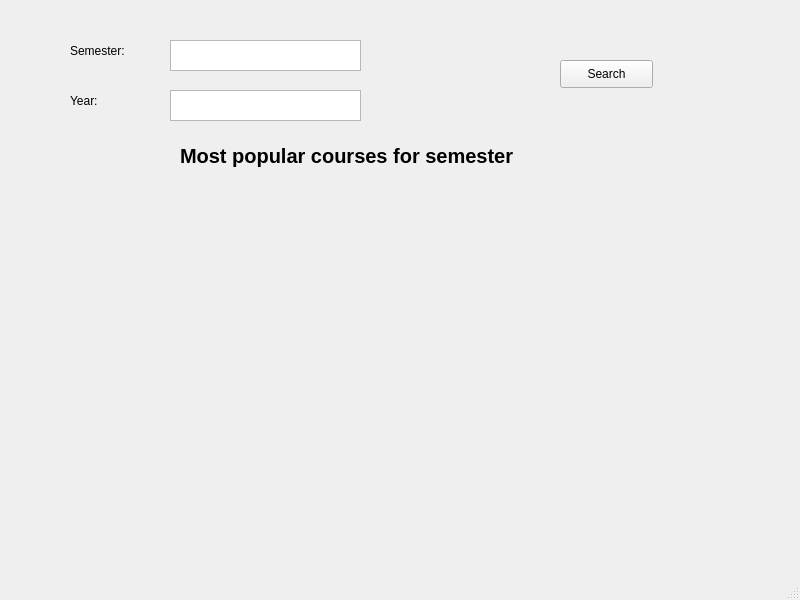
<?xml version="1.0" encoding="UTF-8"?>
<ui version="4.0">
 <class>MainWindow</class>
 <widget class="QMainWindow" name="MainWindow">
  <property name="geometry">
   <rect>
    <x>0</x>
    <y>0</y>
    <width>800</width>
    <height>600</height>
   </rect>
  </property>
  <property name="windowTitle">
   <string>MainWindow</string>
  </property>
  <widget class="QWidget" name="centralwidget">
   <widget class="QTextEdit" name="textEdit">
    <property name="geometry">
     <rect>
      <x>170</x>
      <y>40</y>
      <width>191</width>
      <height>31</height>
     </rect>
    </property>
   </widget>
   <widget class="QLabel" name="label">
    <property name="geometry">
     <rect>
      <x>70</x>
      <y>40</y>
      <width>61</width>
      <height>21</height>
     </rect>
    </property>
    <property name="text">
     <string>Semester:</string>
    </property>
   </widget>
   <widget class="QTextEdit" name="textEdit_2">
    <property name="geometry">
     <rect>
      <x>170</x>
      <y>90</y>
      <width>191</width>
      <height>31</height>
     </rect>
    </property>
   </widget>
   <widget class="QLabel" name="label_2">
    <property name="geometry">
     <rect>
      <x>70</x>
      <y>90</y>
      <width>61</width>
      <height>21</height>
     </rect>
    </property>
    <property name="text">
     <string>Year:</string>
    </property>
   </widget>
   <widget class="QPushButton" name="pushButton">
    <property name="geometry">
     <rect>
      <x>560</x>
      <y>60</y>
      <width>93</width>
      <height>28</height>
     </rect>
    </property>
    <property name="text">
     <string>Search</string>
    </property>
   </widget>
   <widget class="QLabel" name="label_3">
    <property name="geometry">
     <rect>
      <x>180</x>
      <y>140</y>
      <width>451</width>
      <height>31</height>
     </rect>
    </property>
    <property name="font">
     <font>
      <pointsize>15</pointsize>
      <weight>75</weight>
      <bold>true</bold>
     </font>
    </property>
    <property name="text">
     <string>Most popular courses for semester </string>
    </property>
   </widget>
   <widget class="QLabel" name="label_4">
    <property name="geometry">
     <rect>
      <x>30</x>
      <y>180</y>
      <width>741</width>
      <height>351</height>
     </rect>
    </property>
    <property name="font">
     <font>
      <pointsize>20</pointsize>
     </font>
    </property>
    <property name="text">
     <string/>
    </property>
    <property name="alignment">
     <set>Qt::AlignLeading|Qt::AlignLeft|Qt::AlignTop</set>
    </property>
   </widget>
  </widget>
  <widget class="QMenuBar" name="menubar">
   <property name="geometry">
    <rect>
     <x>0</x>
     <y>0</y>
     <width>800</width>
     <height>26</height>
    </rect>
   </property>
  </widget>
  <widget class="QStatusBar" name="statusbar"/>
 </widget>
 <resources/>
 <connections/>
</ui>
